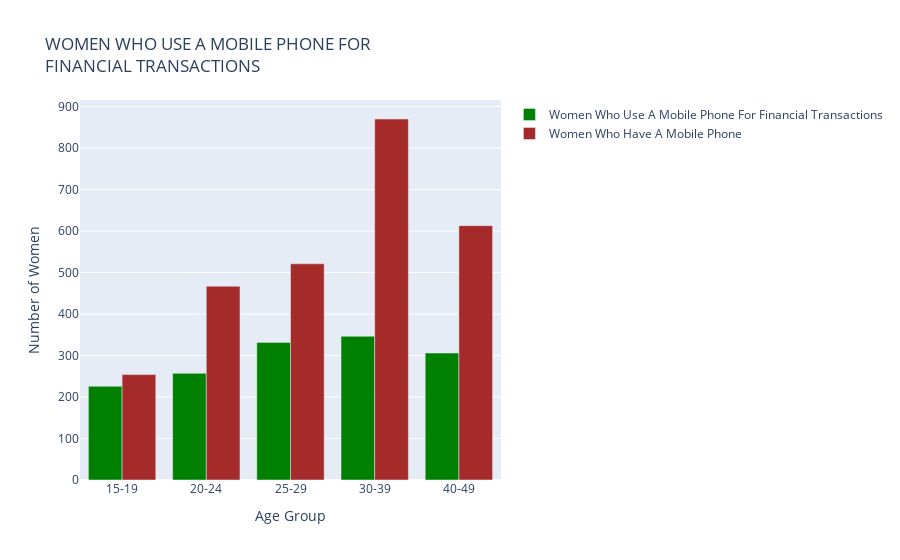

Here is the notebook cell this chart was saved with:
### Code cell
mc_phone_chart = go.Figure(data = [
    
    go.Bar(x = mc_phone["Ages"],
            y = mc_phone["No_Women_Use_Phone"],
          name="Women Who Use A Mobile Phone For Financial Transactions"),
    
    go.Bar(x = mc_phone["Ages"],
            y = mc_phone["Number of women who have a mobile phone"],
          name="Women Who Have A Mobile Phone")
    

])
mc_phone_chart.update_layout(title = "Women Who Use A Mobile Phone For <br>Financial Transactions".upper(),
                             colorway= ["green", "brown"],
                            
                            xaxis = dict(
                                    title = "Age Group"
                            ),
                            yaxis = dict(
                                    title = "Number of Women"
                            )
                            
                            )

### Figure 1 — Plotly figure (JSON) as saved in the notebook; plotly's stock layout.template omitted (floating-point values rounded to 4 significant figures)
{"data": [{"name": "Women Who Use A Mobile Phone For Financial Transactions", "type": "bar", "x": ["15-19", "20-24", "25-29", "30-39", "40-49"], "y": [225.9, 257.0, 331.6, 346.4, 306.0]}, {"name": "Women Who Have A Mobile Phone", "type": "bar", "x": ["15-19", "20-24", "25-29", "30-39", "40-49"], "y": [254, 467, 521, 870, 613]}], "layout": {"colorway": ["green", "brown"], "title": {"text": "WOMEN WHO USE A MOBILE PHONE FOR <BR>FINANCIAL TRANSACTIONS"}, "xaxis": {"title": {"text": "Age Group"}}, "yaxis": {"title": {"text": "Number of Women"}}}}
